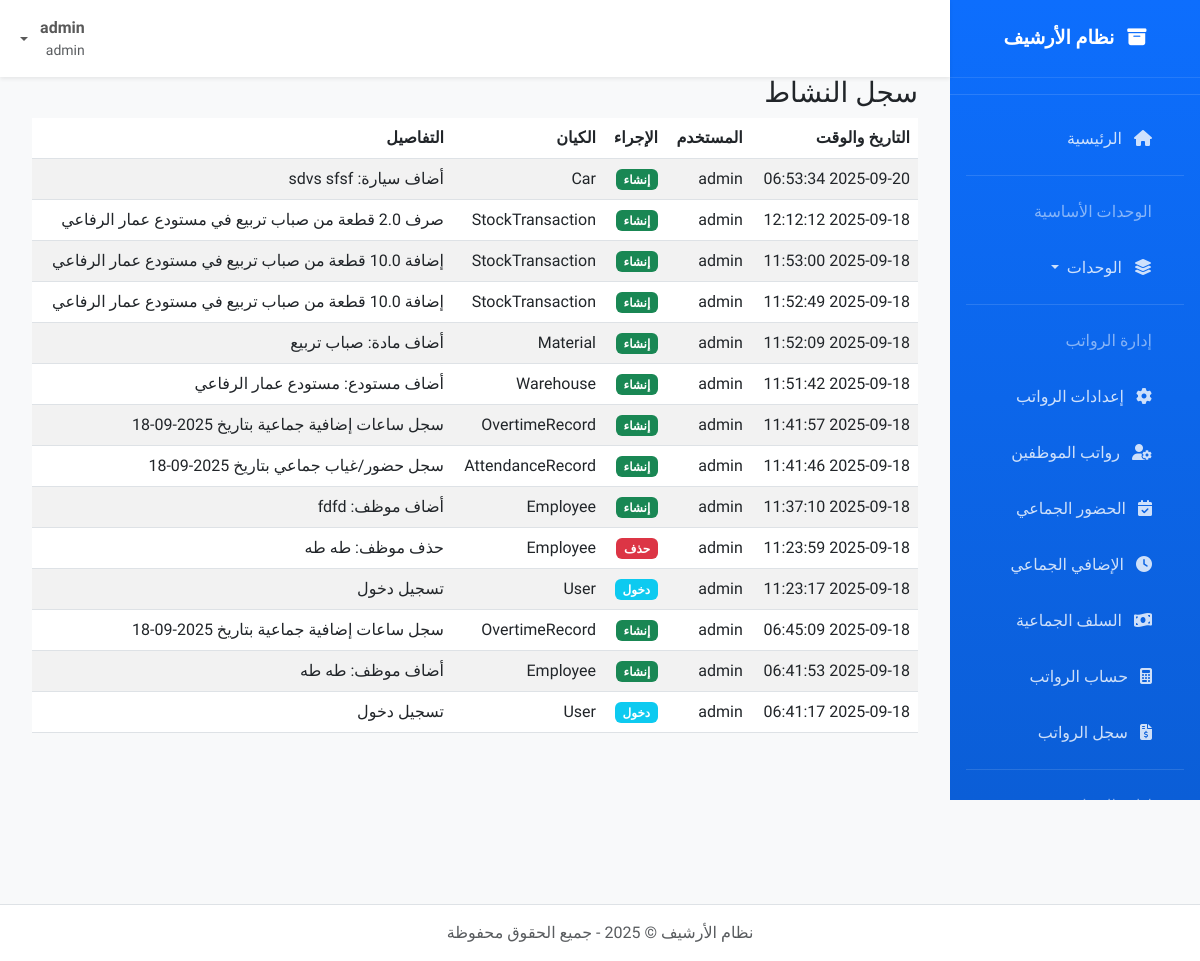
The app's page /audit (signed in) with its own data.
### models.py (models this page shows, shortened)
class User(db.Model, UserMixin):
    id = db.Column(db.Integer, primary_key=True)
    username = db.Column(db.String(50), unique=True, nullable=False)
    email = db.Column(db.String(100), unique=True, nullable=False)
    password_hash = db.Column(db.String(128), nullable=False)
    role = db.Column(db.String(20), default='user')  # admin, archivist, user
    created_at = db.Column(db.DateTime, default=datetime.utcnow)
    def is_admin(self):
        return self.role == 'admin'
    def can_edit(self):
        return self.role in ['admin', 'archivist']

class AuditLog(db.Model):
    id = db.Column(db.Integer, primary_key=True)
    user_id = db.Column(db.Integer, db.ForeignKey('user.id'), nullable=True)
    username = db.Column(db.String(50))
    action = db.Column(db.String(50))    # create, update, delete, login, logout
    entity_type = db.Column(db.String(50)) # Car, Employee, Document, User, Equipment...
    entity_id = db.Column(db.Integer)
    details = db.Column(db.Text)
    timestamp = db.Column(db.DateTime, default=datetime.utcnow)
    user = db.relationship('User', backref='audit_logs')

### app.py (the view)
@app.route('/audit')
@login_required
def audit_log():
    if not current_user.is_admin():
        flash('ليس لديك صلاحية عرض سجل النشاط.', 'danger')
        return redirect(url_for('index'))
    logs = AuditLog.query.order_by(AuditLog.timestamp.desc()).all()
    settings = CompanySettings.query.first()
    return render_template('audit/list.html', logs=logs, settings=settings)

### app.py (called while the page is built)
@login_manager.user_loader
def load_user(user_id):
    return User.query.get(int(user_id))

@app.before_request
def create_tables_once():
    if not hasattr(g, 'tables_created'):
        db.create_all()
        os.makedirs(app.config['UPLOAD_FOLDER'], exist_ok=True)
        os.makedirs(os.path.join(app.config['UPLOAD_FOLDER'], 'cars'), exist_ok=True)
        os.makedirs(os.path.join(app.config['UPLOAD_FOLDER'], 'employees'), exist_ok=True)
        os.makedirs(os.path.join(app.config['UPLOAD_FOLDER'], 'documents'), exist_ok=True)
        os.makedirs(os.path.join(app.config['UPLOAD_FOLDER'], 'logos'), exist_ok=True)
        if not CompanySettings.query.first():
            settings = CompanySettings()
            db.session.add(settings)
            db.session.commit()
        g.tables_created = True

@app.context_processor
def inject_current_year():
    return {'current_year': datetime.now().year}

### templates/audit/list.html (shortened to what this page needs)
{% extends "base.html" %}
{% block content %}
<h3>سجل النشاط</h3>
<table class="table table-striped table-hover">
    <thead>
        <tr>
            <th>التاريخ والوقت</th>
            <th>المستخدم</th>
            <th>الإجراء</th>
            <th>الكيان</th>
            <th>التفاصيل</th>
        </tr>
    </thead>
    <tbody>
        {% for log in logs %}
        <tr>
            <td>{{ log.timestamp.strftime('%Y-%m-%d %H:%M:%S') }}</td>
            <td>{{ log.username }}</td>
            <td>
                {% if log.action == 'create' %}<span class="badge bg-success">إنشاء</span>{% endif %}
                {% if log.action == 'delete' %}<span class="badge bg-danger">حذف</span>{% endif %}
                {% if log.action == 'login' %}<span class="badge bg-info">دخول</span>{% endif %}
            </td>
            <td>{{ log.entity_type }}</td>
            <td>{{ log.details }}</td>
        </tr>
        {% else %}
        <tr>
            <td colspan="5" class="text-center">لا توجد سجلات نشاط بعد.</td>
        </tr>
        {% endfor %}
    </tbody>
</table>
{% endblock %}

### templates/base.html (shortened to what this page needs)
<!DOCTYPE html>
<html lang="ar" dir="rtl">
<head>
    <link href="https://cdn.jsdelivr.net/npm/bootstrap@5.3.0/dist/css/bootstrap.rtl.min.css" rel="stylesheet">
    <link rel="stylesheet" href="https://cdn.jsdelivr.net/npm/bootstrap-icons@1.10.0/font/bootstrap-icons.css">
    <link href="https://cdnjs.cloudflare.com/ajax/libs/font-awesome/6.4.0/css/all.min.css" rel="stylesheet">
</head>
<body>
    <nav id="sidebar" class="d-none d-lg-block">
        <div class="sidebar-brand">
            <i class="fas fa-archive me-2"></i> <span>نظام الأرشيف</span>
        </div>
        <hr class="text-white-50">
        <ul class="nav flex-column px-3">
            <li class="nav-item">
                <a class="nav-link {% if request.endpoint == 'index' %}active{% endif %}" href="{{ url_for('index') }}">
                    <i class="fas fa-home me-2"></i> <span>الرئيسية</span>
                </a>
            </li>
            <hr class="text-white-50 my-2">
            <li class="nav-item">
                <span class="nav-link text-white-50 small">الوحدات الأساسية</span>
            </li>
            <li class="nav-item dropdown">
                <a class="nav-link dropdown-toggle" href="#" id="basicUnitsDropdown" role="button" data-bs-toggle="dropdown" aria-expanded="false">
                    <i class="fas fa-layer-group me-2"></i> <span>الوحدات</span>
                </a>
            </li>
            <hr class="text-white-50 my-2">
            {% if current_user.is_authenticated and current_user.can_edit() %}
            <li class="nav-item">
                <span class="nav-link text-white-50 small">إدارة الرواتب</span>
            </li>
            <li class="nav-item">
                <a class="nav-link {% if 'salary_settings' in request.endpoint %}active{% endif %}" href="{{ url_for('salary_settings') }}">
                    <i class="fas fa-cog me-2"></i> <span>إعدادات الرواتب</span>
                </a>
            </li>
            <li class="nav-item">
                <a class="nav-link {% if 'salary_employees_list' in request.endpoint %}active{% endif %}" href="{{ url_for('salary_employees_list') }}">
                    <i class="fas fa-user-cog me-2"></i> <span>رواتب الموظفين</span>
                </a>
            </li>
            <li class="nav-item">
                <a class="nav-link {% if 'bulk_attendance' in request.endpoint %}active{% endif %}" href="{{ url_for('bulk_attendance') }}">
                    <i class="fas fa-calendar-check me-2"></i> <span>الحضور الجماعي</span>
                </a>
            </li>
            <li class="nav-item">
                <a class="nav-link {% if 'bulk_overtime' in request.endpoint %}active{% endif %}" href="{{ url_for('bulk_overtime') }}">
                    <i class="fas fa-clock me-2"></i> <span>الإضافي الجماعي</span>
                </a>
            </li>
            <li class="nav-item">
                <a class="nav-link {% if 'bulk_advance' in request.endpoint %}active{% endif %}" href="{{ url_for('bulk_advance') }}">
                    <i class="fas fa-money-bill-wave me-2"></i> <span>السلف الجماعية</span>
                </a>
            </li>
            <li class="nav-item">
                <a class="nav-link {% if 'calculate_payroll' in request.endpoint %}active{% endif %}" href="{{ url_for('calculate_payroll') }}">
                    <i class="fas fa-calculator me-2"></i> <span>حساب الرواتب</span>
                </a>
            </li>
            <li class="nav-item">
                <a class="nav-link {% if 'payroll_list' in request.endpoint %}active{% endif %}" href="{{ url_for('payroll_list') }}">
                    <i class="fas fa-file-invoice-dollar me-2"></i> <span>سجل الرواتب</span>
                </a>
            </li>
            {% endif %}
            <hr class="text-white-50 my-2">
            {% if current_user.is_authenticated and current_user.can_edit() %}
            <li class="nav-item">
                <span class="nav-link text-white-50 small">إدارة المخازن</span>
            </li>
            {% endif %}
        </ul>
    </nav>
    <nav class="navbar navbar-expand-lg navbar-light bg-white shadow-sm top-navbar">
        <div class="container-fluid">
            <div class="navbar-nav ms-auto">
                {% if current_user.is_authenticated %}
                <div class="nav-item dropdown">
                    <a class="nav-link dropdown-toggle d-flex align-items-center" href="#" id="userDropdown" role="button" data-bs-toggle="dropdown">
                        <div class="me-2">
                            <div class="fw-bold">{{ current_user.username }}</div>
                            <div class="small text-muted">{{ current_user.role }}</div>
                        </div>
                    </a>
                </div>
                {% else %}
                <a class="nav-link" href="{{ url_for('login') }}">
                    <i class="fas fa-sign-in-alt me-1"></i> تسجيل الدخول
                </a>
                {% endif %}
            </div>
        </div>
    </nav>
    <main id="main-content">
        <div class="container-fluid">
            {% block content %}{% endblock %}
        </div>
    </main>
    <footer class="bg-white border-top py-3 mt-5">
        <div class="container">
            <div class="text-center text-muted">
                <p class="mb-0">نظام الأرشيف &copy; {{ current_year }} - جميع الحقوق محفوظة</p>
            </div>
        </div>
    </footer>
</body>
</html>

### templates/base.html (style rules this page uses)
:root { --primary-color: #0d6efd; --secondary-color: #6c757d; --success-color: #198754; --danger-color: #dc3545; --warning-color: #ffc107; --info-color: #0dcaf0; }
body { font-family: 'Tajawal', sans-serif; background-color: #f8f9fa; padding-top: 56px; margin: 0; }
#sidebar { position: fixed; top: 0; right: 0; height: 100vh; width: 250px; background: linear-gradient(180deg, #0d6efd 0%, #0b5ed7 100%); color: white; z-index: 1000; overflow-y: auto; transition: transform 0.3s ease, width 0.3s ease; }
#sidebar .sidebar-brand { font-weight: 700; padding: 1.5rem 1rem; text-align: center; font-size: 1.2rem; border-bottom: 1px solid rgba(255,255,255,0.1); }
#sidebar .nav-link { color: rgba(255,255,255,0.8); padding: 0.75rem 1rem; margin: 0.25rem 1rem; border-radius: 0.375rem; transition: all 0.3s ease; }
#main-content { margin-right: 250px; padding: 20px; min-height: 100vh; transition: margin-right 0.3s ease; }
.top-navbar { position: fixed; top: 0; right: 250px; left: 0; z-index: 1030; transition: right 0.3s ease; }

### records on screen
User: username "admin", role "admin"
AuditLog: timestamp "2025-09-20 06:53:34", username "admin", action "إنشاء", entity_type "Car", details "أضاف سيارة: sdvs sfsf"
AuditLog: timestamp "2025-09-18 12:12:12", username "admin", action "إنشاء", entity_type "StockTransaction", details "صرف 2.0 قطعة من صباب تربيع في مستودع عمار الرفاعي"
AuditLog: timestamp "2025-09-18 11:53:00", username "admin", action "إنشاء", entity_type "StockTransaction", details "إضافة 10.0 قطعة من صباب تربيع في مستودع عمار الرفاعي"
AuditLog: timestamp "2025-09-18 11:52:49", username "admin", action "إنشاء", entity_type "StockTransaction", details "إضافة 10.0 قطعة من صباب تربيع في مستودع عمار الرفاعي"
AuditLog: timestamp "2025-09-18 11:52:09", username "admin", action "إنشاء", entity_type "Material", details "أضاف مادة: صباب تربيع"
AuditLog: timestamp "2025-09-18 11:51:42", username "admin", action "إنشاء", entity_type "Warehouse", details "أضاف مستودع: مستودع عمار الرفاعي"
AuditLog: timestamp "2025-09-18 11:41:57", username "admin", action "إنشاء", entity_type "OvertimeRecord", details "سجل ساعات إضافية جماعية بتاريخ 2025-09-18"
AuditLog: timestamp "2025-09-18 11:41:46", username "admin", action "إنشاء", entity_type "AttendanceRecord", details "سجل حضور/غياب جماعي بتاريخ 2025-09-18"
AuditLog: timestamp "2025-09-18 11:37:10", username "admin", action "إنشاء", entity_type "Employee", details "أضاف موظف: fdfd"
AuditLog: timestamp "2025-09-18 11:23:59", username "admin", action "حذف", entity_type "Employee", details "حذف موظف: طه طه"
AuditLog: timestamp "2025-09-18 11:23:17", username "admin", action "دخول", entity_type "User", details "تسجيل دخول"
AuditLog: timestamp "2025-09-18 06:45:09", username "admin", action "إنشاء", entity_type "OvertimeRecord", details "سجل ساعات إضافية جماعية بتاريخ 2025-09-18"
AuditLog: timestamp "2025-09-18 06:41:53", username "admin", action "إنشاء", entity_type "Employee", details "أضاف موظف: طه طه"
AuditLog: timestamp "2025-09-18 06:41:17", username "admin", action "دخول", entity_type "User", details "تسجيل دخول"
